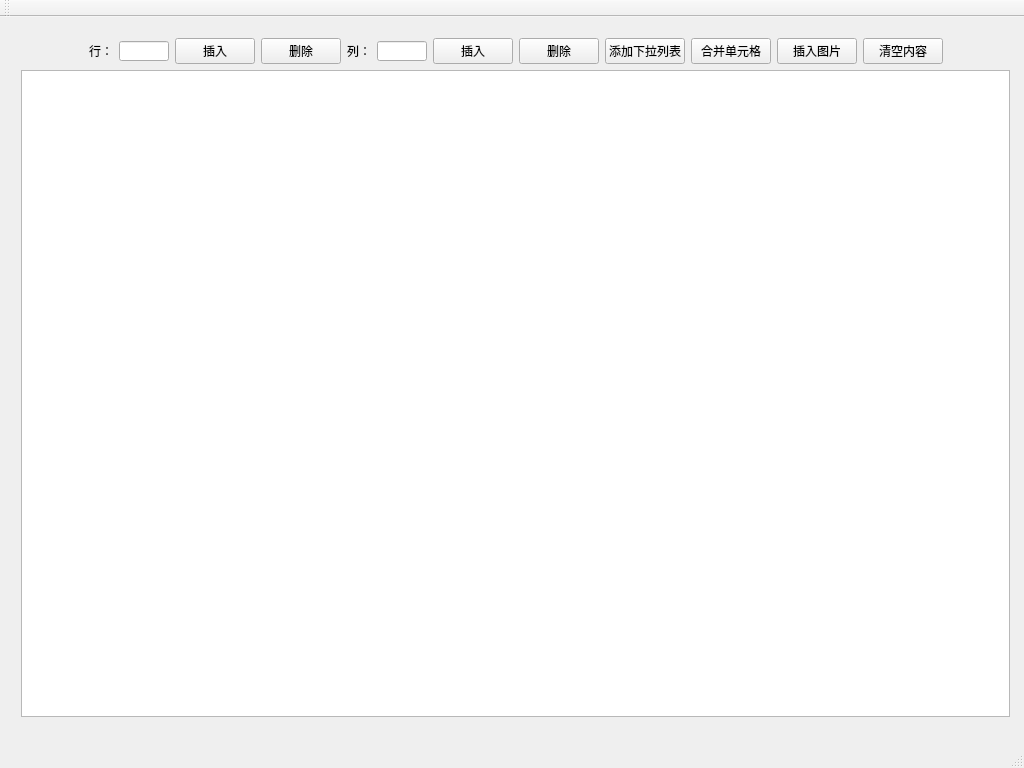
<?xml version="1.0" encoding="UTF-8"?>
<ui version="4.0">
 <class>MainWindow</class>
 <widget class="QMainWindow" name="MainWindow">
  <property name="geometry">
   <rect>
    <x>0</x>
    <y>0</y>
    <width>1024</width>
    <height>768</height>
   </rect>
  </property>
  <property name="windowTitle">
   <string>MainWindow</string>
  </property>
  <widget class="QWidget" name="centralWidget">
   <widget class="QWidget" name="">
    <property name="geometry">
     <rect>
      <x>10</x>
      <y>10</y>
      <width>1011</width>
      <height>701</height>
     </rect>
    </property>
    <layout class="QVBoxLayout" name="verticalLayout">
     <item>
      <layout class="QHBoxLayout" name="horizontalLayout">
       <item>
        <spacer name="horizontalSpacer">
         <property name="orientation">
          <enum>Qt::Horizontal</enum>
         </property>
         <property name="sizeHint" stdset="0">
          <size>
           <width>40</width>
           <height>20</height>
          </size>
         </property>
        </spacer>
       </item>
       <item>
        <widget class="QLabel" name="label">
         <property name="text">
          <string>行：</string>
         </property>
        </widget>
       </item>
       <item>
        <widget class="QLineEdit" name="lineEdit">
         <property name="maximumSize">
          <size>
           <width>50</width>
           <height>20</height>
          </size>
         </property>
        </widget>
       </item>
       <item>
        <widget class="QPushButton" name="insertRowBtn">
         <property name="text">
          <string>插入</string>
         </property>
        </widget>
       </item>
       <item>
        <widget class="QPushButton" name="deleteRowBtn">
         <property name="text">
          <string>删除</string>
         </property>
        </widget>
       </item>
       <item>
        <widget class="QLabel" name="label_2">
         <property name="text">
          <string>列：</string>
         </property>
        </widget>
       </item>
       <item>
        <widget class="QLineEdit" name="lineEdit_2">
         <property name="maximumSize">
          <size>
           <width>50</width>
           <height>20</height>
          </size>
         </property>
        </widget>
       </item>
       <item>
        <widget class="QPushButton" name="insertColsBtn">
         <property name="text">
          <string>插入</string>
         </property>
        </widget>
       </item>
       <item>
        <widget class="QPushButton" name="deleteColsBtn">
         <property name="text">
          <string>删除</string>
         </property>
        </widget>
       </item>
       <item>
        <widget class="QPushButton" name="addListBtn">
         <property name="text">
          <string>添加下拉列表</string>
         </property>
        </widget>
       </item>
       <item>
        <widget class="QPushButton" name="mergeCellBtn">
         <property name="text">
          <string>合并单元格</string>
         </property>
        </widget>
       </item>
       <item>
        <widget class="QPushButton" name="insertIconBtn">
         <property name="text">
          <string>插入图片</string>
         </property>
        </widget>
       </item>
       <item>
        <widget class="QPushButton" name="clearContentBtn">
         <property name="text">
          <string>清空内容</string>
         </property>
        </widget>
       </item>
       <item>
        <spacer name="horizontalSpacer_2">
         <property name="orientation">
          <enum>Qt::Horizontal</enum>
         </property>
         <property name="sizeHint" stdset="0">
          <size>
           <width>40</width>
           <height>20</height>
          </size>
         </property>
        </spacer>
       </item>
      </layout>
     </item>
     <item>
      <widget class="QTableWidget" name="tableWidget"/>
     </item>
    </layout>
   </widget>
  </widget>
  <widget class="QMenuBar" name="menuBar">
   <property name="geometry">
    <rect>
     <x>0</x>
     <y>0</y>
     <width>1024</width>
     <height>23</height>
    </rect>
   </property>
  </widget>
  <widget class="QToolBar" name="mainToolBar">
   <attribute name="toolBarArea">
    <enum>TopToolBarArea</enum>
   </attribute>
   <attribute name="toolBarBreak">
    <bool>false</bool>
   </attribute>
  </widget>
  <widget class="QStatusBar" name="statusBar"/>
 </widget>
 <layoutdefault spacing="6" margin="11"/>
 <resources/>
 <connections/>
</ui>
